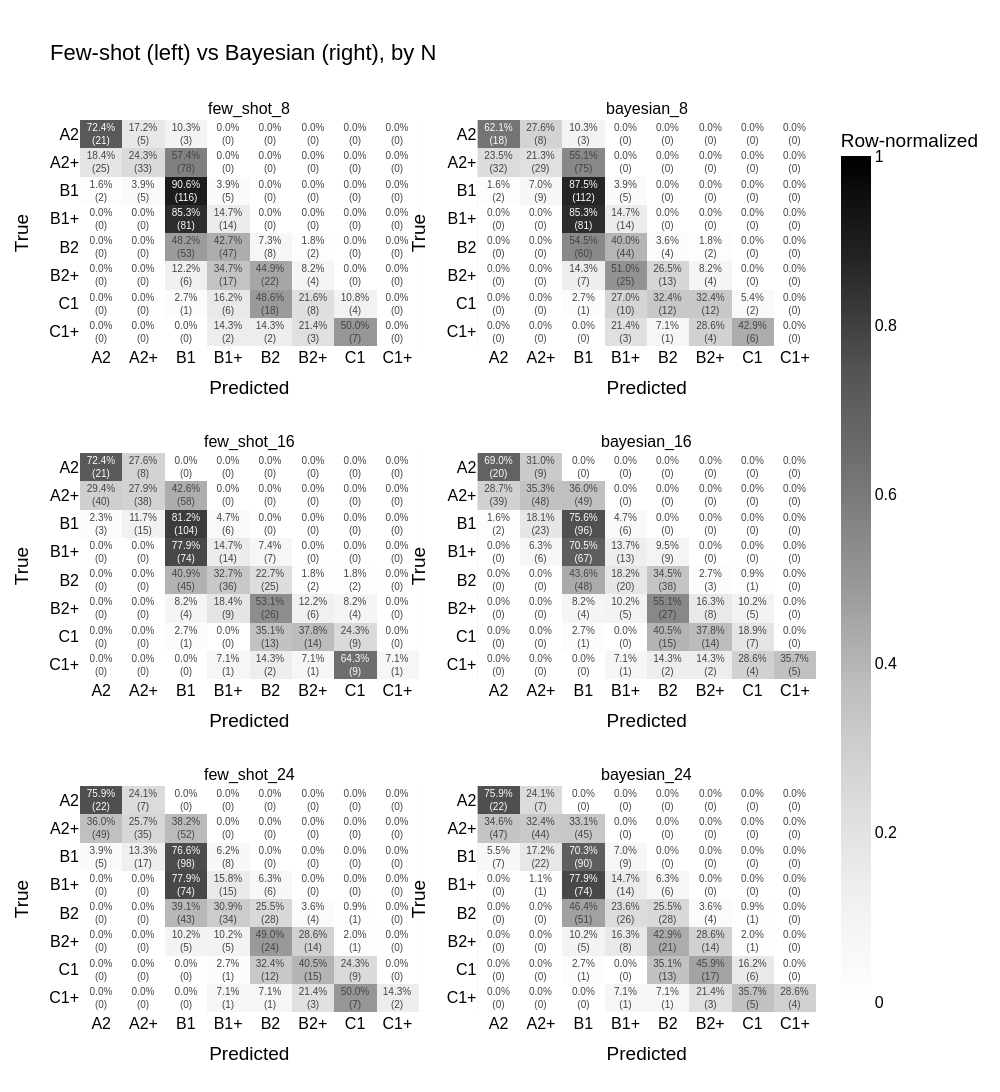

Write notebook code for a chart like this one.
### Markdown cell above
# Few-shot and Bayesian

### Code cell
fig = plot_confusion_grid(
    ["few_shot_8",  "bayesian_8",
     "few_shot_16", "bayesian_16",
     "few_shot_24", "bayesian_24"],
    n_rows=3, n_cols=2,
    title="Few-shot (left) vs Bayesian (right), by N",
)
fig.show()

### Figure 1 — Plotly figure (JSON) as saved in the notebook; plotly's stock layout.template omitted (floating-point values rounded to 4 significant figures)
{"data": [{"coloraxis": "coloraxis", "hoverongaps": false, "text": [["72.4%<br>(21)", "17.2%<br>(5)", "10.3%<br>(3)", "0.0%<br>(0)", "0.0%<br>(0)", "0.0%<br>(0)", "0.0%<br>(0)", "0.0%<br>(0)"], ["18.4%<br>(25)", "24.3%<br>(33)", "57.4%<br>(78)", "0.0%<br>(0)", "0.0%<br>(0)", "0.0%<br>(0)", "0.0%<br>(0)", "0.0%<br>(0)"], ["1.6%<br>(2)", "3.9%<br>(5)", "90.6%<br>(116)", "3.9%<br>(5)", "0.0%<br>(0)", "0.0%<br>(0)", "0.0%<br>(0)", "0.0%<br>(0)"], ["0.0%<br>(0)", "0.0%<br>(0)", "85.3%<br>(81)", "14.7%<br>(14)", "0.0%<br>(0)", "0.0%<br>(0)", "0.0%<br>(0)", "0.0%<br>(0)"], ["0.0%<br>(0)", "0.0%<br>(0)", "48.2%<br>(53)", "42.7%<br>(47)", "7.3%<br>(8)", "1.8%<br>(2)", "0.0%<br>(0)", "0.0%<br>(0)"], ["0.0%<br>(0)", "0.0%<br>(0)", "12.2%<br>(6)", "34.7%<br>(17)", "44.9%<br>(22)", "8.2%<br>(4)", "0.0%<br>(0)", "0.0%<br>(0)"], ["0.0%<br>(0)", "0.0%<br>(0)", "2.7%<br>(1)", "16.2%<br>(6)", "48.6%<br>(18)", "21.6%<br>(8)", "10.8%<br>(4)", "0.0%<br>(0)"], ["0.0%<br>(0)", "0.0%<br>(0)", "0.0%<br>(0)", "14.3%<br>(2)", "14.3%<br>(2)", "21.4%<br>(3)", "50.0%<br>(7)", "0.0%<br>(0)"]], "texttemplate": "%{text}", "type": "heatmap", "x": ["A2", "A2+", "B1", "B1+", "B2", "B2+", "C1", "C1+"], "xaxis": "x", "y": ["A2", "A2+", "B1", "B1+", "B2", "B2+", "C1", "C1+"], "yaxis": "y", "z": [[0.7241, 0.1724, 0.1034, 0.0, 0.0, 0.0, 0.0, 0.0], [0.1838, 0.2426, 0.5735, 0.0, 0.0, 0.0, 0.0, 0.0], [0.01562, 0.03906, 0.9062, 0.03906, 0.0, 0.0, 0.0, 0.0], [0.0, 0.0, 0.8526, 0.1474, 0.0, 0.0, 0.0, 0.0], [0.0, 0.0, 0.4818, 0.4273, 0.07273, 0.01818, 0.0, 0.0], [0.0, 0.0, 0.1224, 0.3469, 0.449, 0.08163, 0.0, 0.0], [0.0, 0.0, 0.02703, 0.1622, 0.4865, 0.2162, 0.1081, 0.0], [0.0, 0.0, 0.0, 0.1429, 0.1429, 0.2143, 0.5, 0.0]]}, {"coloraxis": "coloraxis", "hoverongaps": false, "text": [["62.1%<br>(18)", "27.6%<br>(8)", "10.3%<br>(3)", "0.0%<br>(0)", "0.0%<br>(0)", "0.0%<br>(0)", "0.0%<br>(0)", "0.0%<br>(0)"], ["23.5%<br>(32)", "21.3%<br>(29)", "55.1%<br>(75)", "0.0%<br>(0)", "0.0%<br>(0)", "0.0%<br>(0)", "0.0%<br>(0)", "0.0%<br>(0)"], ["1.6%<br>(2)", "7.0%<br>(9)", "87.5%<br>(112)", "3.9%<br>(5)", "0.0%<br>(0)", "0.0%<br>(0)", "0.0%<br>(0)", "0.0%<br>(0)"], ["0.0%<br>(0)", "0.0%<br>(0)", "85.3%<br>(81)", "14.7%<br>(14)", "0.0%<br>(0)", "0.0%<br>(0)", "0.0%<br>(0)", "0.0%<br>(0)"], ["0.0%<br>(0)", "0.0%<br>(0)", "54.5%<br>(60)", "40.0%<br>(44)", "3.6%<br>(4)", "1.8%<br>(2)", "0.0%<br>(0)", "0.0%<br>(0)"], ["0.0%<br>(0)", "0.0%<br>(0)", "14.3%<br>(7)", "51.0%<br>(25)", "26.5%<br>(13)", "8.2%<br>(4)", "0.0%<br>(0)", "0.0%<br>(0)"], ["0.0%<br>(0)", "0.0%<br>(0)", "2.7%<br>(1)", "27.0%<br>(10)", "32.4%<br>(12)", "32.4%<br>(12)", "5.4%<br>(2)", "0.0%<br>(0)"], ["0.0%<br>(0)", "0.0%<br>(0)", "0.0%<br>(0)", "21.4%<br>(3)", "7.1%<br>(1)", "28.6%<br>(4)", "42.9%<br>(6)", "0.0%<br>(0)"]], "texttemplate": "%{text}", "type": "heatmap", "x": ["A2", "A2+", "B1", "B1+", "B2", "B2+", "C1", "C1+"], "xaxis": "x2", "y": ["A2", "A2+", "B1", "B1+", "B2", "B2+", "C1", "C1+"], "yaxis": "y2", "z": [[0.6207, 0.2759, 0.1034, 0.0, 0.0, 0.0, 0.0, 0.0], [0.2353, 0.2132, 0.5515, 0.0, 0.0, 0.0, 0.0, 0.0], [0.01562, 0.07031, 0.875, 0.03906, 0.0, 0.0, 0.0, 0.0], [0.0, 0.0, 0.8526, 0.1474, 0.0, 0.0, 0.0, 0.0], [0.0, 0.0, 0.5455, 0.4, 0.03636, 0.01818, 0.0, 0.0], [0.0, 0.0, 0.1429, 0.5102, 0.2653, 0.08163, 0.0, 0.0], [0.0, 0.0, 0.02703, 0.2703, 0.3243, 0.3243, 0.05405, 0.0], [0.0, 0.0, 0.0, 0.2143, 0.07143, 0.2857, 0.4286, 0.0]]}, {"coloraxis": "coloraxis", "hoverongaps": false, "text": [["72.4%<br>(21)", "27.6%<br>(8)", "0.0%<br>(0)", "0.0%<br>(0)", "0.0%<br>(0)", "0.0%<br>(0)", "0.0%<br>(0)", "0.0%<br>(0)"], ["29.4%<br>(40)", "27.9%<br>(38)", "42.6%<br>(58)", "0.0%<br>(0)", "0.0%<br>(0)", "0.0%<br>(0)", "0.0%<br>(0)", "0.0%<br>(0)"], ["2.3%<br>(3)", "11.7%<br>(15)", "81.2%<br>(104)", "4.7%<br>(6)", "0.0%<br>(0)", "0.0%<br>(0)", "0.0%<br>(0)", "0.0%<br>(0)"], ["0.0%<br>(0)", "0.0%<br>(0)", "77.9%<br>(74)", "14.7%<br>(14)", "7.4%<br>(7)", "0.0%<br>(0)", "0.0%<br>(0)", "0.0%<br>(0)"], ["0.0%<br>(0)", "0.0%<br>(0)", "40.9%<br>(45)", "32.7%<br>(36)", "22.7%<br>(25)", "1.8%<br>(2)", "1.8%<br>(2)", "0.0%<br>(0)"], ["0.0%<br>(0)", "0.0%<br>(0)", "8.2%<br>(4)", "18.4%<br>(9)", "53.1%<br>(26)", "12.2%<br>(6)", "8.2%<br>(4)", "0.0%<br>(0)"], ["0.0%<br>(0)", "0.0%<br>(0)", "2.7%<br>(1)", "0.0%<br>(0)", "35.1%<br>(13)", "37.8%<br>(14)", "24.3%<br>(9)", "0.0%<br>(0)"], ["0.0%<br>(0)", "0.0%<br>(0)", "0.0%<br>(0)", "7.1%<br>(1)", "14.3%<br>(2)", "7.1%<br>(1)", "64.3%<br>(9)", "7.1%<br>(1)"]], "texttemplate": "%{text}", "type": "heatmap", "x": ["A2", "A2+", "B1", "B1+", "B2", "B2+", "C1", "C1+"], "xaxis": "x3", "y": ["A2", "A2+", "B1", "B1+", "B2", "B2+", "C1", "C1+"], "yaxis": "y3", "z": [[0.7241, 0.2759, 0.0, 0.0, 0.0, 0.0, 0.0, 0.0], [0.2941, 0.2794, 0.4265, 0.0, 0.0, 0.0, 0.0, 0.0], [0.02344, 0.1172, 0.8125, 0.04688, 0.0, 0.0, 0.0, 0.0], [0.0, 0.0, 0.7789, 0.1474, 0.07368, 0.0, 0.0, 0.0], [0.0, 0.0, 0.4091, 0.3273, 0.2273, 0.01818, 0.01818, 0.0], [0.0, 0.0, 0.08163, 0.1837, 0.5306, 0.1224, 0.08163, 0.0], [0.0, 0.0, 0.02703, 0.0, 0.3514, 0.3784, 0.2432, 0.0], [0.0, 0.0, 0.0, 0.07143, 0.1429, 0.07143, 0.6429, 0.07143]]}, {"coloraxis": "coloraxis", "hoverongaps": false, "text": [["69.0%<br>(20)", "31.0%<br>(9)", "0.0%<br>(0)", "0.0%<br>(0)", "0.0%<br>(0)", "0.0%<br>(0)", "0.0%<br>(0)", "0.0%<br>(0)"], ["28.7%<br>(39)", "35.3%<br>(48)", "36.0%<br>(49)", "0.0%<br>(0)", "0.0%<br>(0)", "0.0%<br>(0)", "0.0%<br>(0)", "0.0%<br>(0)"], ["1.6%<br>(2)", "18.1%<br>(23)", "75.6%<br>(96)", "4.7%<br>(6)", "0.0%<br>(0)", "0.0%<br>(0)", "0.0%<br>(0)", "0.0%<br>(0)"], ["0.0%<br>(0)", "6.3%<br>(6)", "70.5%<br>(67)", "13.7%<br>(13)", "9.5%<br>(9)", "0.0%<br>(0)", "0.0%<br>(0)", "0.0%<br>(0)"], ["0.0%<br>(0)", "0.0%<br>(0)", "43.6%<br>(48)", "18.2%<br>(20)", "34.5%<br>(38)", "2.7%<br>(3)", "0.9%<br>(1)", "0.0%<br>(0)"], ["0.0%<br>(0)", "0.0%<br>(0)", "8.2%<br>(4)", "10.2%<br>(5)", "55.1%<br>(27)", "16.3%<br>(8)", "10.2%<br>(5)", "0.0%<br>(0)"], ["0.0%<br>(0)", "0.0%<br>(0)", "2.7%<br>(1)", "0.0%<br>(0)", "40.5%<br>(15)", "37.8%<br>(14)", "18.9%<br>(7)", "0.0%<br>(0)"], ["0.0%<br>(0)", "0.0%<br>(0)", "0.0%<br>(0)", "7.1%<br>(1)", "14.3%<br>(2)", "14.3%<br>(2)", "28.6%<br>(4)", "35.7%<br>(5)"]], "texttemplate": "%{text}", "type": "heatmap", "x": ["A2", "A2+", "B1", "B1+", "B2", "B2+", "C1", "C1+"], "xaxis": "x4", "y": ["A2", "A2+", "B1", "B1+", "B2", "B2+", "C1", "C1+"], "yaxis": "y4", "z": [[0.6897, 0.3103, 0.0, 0.0, 0.0, 0.0, 0.0, 0.0], [0.2868, 0.3529, 0.3603, 0.0, 0.0, 0.0, 0.0, 0.0], [0.01575, 0.1811, 0.7559, 0.04724, 0.0, 0.0, 0.0, 0.0], [0.0, 0.06316, 0.7053, 0.1368, 0.09474, 0.0, 0.0, 0.0], [0.0, 0.0, 0.4364, 0.1818, 0.3455, 0.02727, 0.009091, 0.0], [0.0, 0.0, 0.08163, 0.102, 0.551, 0.1633, 0.102, 0.0], [0.0, 0.0, 0.02703, 0.0, 0.4054, 0.3784, 0.1892, 0.0], [0.0, 0.0, 0.0, 0.07143, 0.1429, 0.1429, 0.2857, 0.3571]]}, {"coloraxis": "coloraxis", "hoverongaps": false, "text": [["75.9%<br>(22)", "24.1%<br>(7)", "0.0%<br>(0)", "0.0%<br>(0)", "0.0%<br>(0)", "0.0%<br>(0)", "0.0%<br>(0)", "0.0%<br>(0)"], ["36.0%<br>(49)", "25.7%<br>(35)", "38.2%<br>(52)", "0.0%<br>(0)", "0.0%<br>(0)", "0.0%<br>(0)", "0.0%<br>(0)", "0.0%<br>(0)"], ["3.9%<br>(5)", "13.3%<br>(17)", "76.6%<br>(98)", "6.2%<br>(8)", "0.0%<br>(0)", "0.0%<br>(0)", "0.0%<br>(0)", "0.0%<br>(0)"], ["0.0%<br>(0)", "0.0%<br>(0)", "77.9%<br>(74)", "15.8%<br>(15)", "6.3%<br>(6)", "0.0%<br>(0)", "0.0%<br>(0)", "0.0%<br>(0)"], ["0.0%<br>(0)", "0.0%<br>(0)", "39.1%<br>(43)", "30.9%<br>(34)", "25.5%<br>(28)", "3.6%<br>(4)", "0.9%<br>(1)", "0.0%<br>(0)"], ["0.0%<br>(0)", "0.0%<br>(0)", "10.2%<br>(5)", "10.2%<br>(5)", "49.0%<br>(24)", "28.6%<br>(14)", "2.0%<br>(1)", "0.0%<br>(0)"], ["0.0%<br>(0)", "0.0%<br>(0)", "0.0%<br>(0)", "2.7%<br>(1)", "32.4%<br>(12)", "40.5%<br>(15)", "24.3%<br>(9)", "0.0%<br>(0)"], ["0.0%<br>(0)", "0.0%<br>(0)", "0.0%<br>(0)", "7.1%<br>(1)", "7.1%<br>(1)", "21.4%<br>(3)", "50.0%<br>(7)", "14.3%<br>(2)"]], "texttemplate": "%{text}", "type": "heatmap", "x": ["A2", "A2+", "B1", "B1+", "B2", "B2+", "C1", "C1+"], "xaxis": "x5", "y": ["A2", "A2+", "B1", "B1+", "B2", "B2+", "C1", "C1+"], "yaxis": "y5", "z": [[0.7586, 0.2414, 0.0, 0.0, 0.0, 0.0, 0.0, 0.0], [0.3603, 0.2574, 0.3824, 0.0, 0.0, 0.0, 0.0, 0.0], [0.03906, 0.1328, 0.7656, 0.0625, 0.0, 0.0, 0.0, 0.0], [0.0, 0.0, 0.7789, 0.1579, 0.06316, 0.0, 0.0, 0.0], [0.0, 0.0, 0.3909, 0.3091, 0.2545, 0.03636, 0.009091, 0.0], [0.0, 0.0, 0.102, 0.102, 0.4898, 0.2857, 0.02041, 0.0], [0.0, 0.0, 0.0, 0.02703, 0.3243, 0.4054, 0.2432, 0.0], [0.0, 0.0, 0.0, 0.07143, 0.07143, 0.2143, 0.5, 0.1429]]}, {"coloraxis": "coloraxis", "hoverongaps": false, "text": [["75.9%<br>(22)", "24.1%<br>(7)", "0.0%<br>(0)", "0.0%<br>(0)", "0.0%<br>(0)", "0.0%<br>(0)", "0.0%<br>(0)", "0.0%<br>(0)"], ["34.6%<br>(47)", "32.4%<br>(44)", "33.1%<br>(45)", "0.0%<br>(0)", "0.0%<br>(0)", "0.0%<br>(0)", "0.0%<br>(0)", "0.0%<br>(0)"], ["5.5%<br>(7)", "17.2%<br>(22)", "70.3%<br>(90)", "7.0%<br>(9)", "0.0%<br>(0)", "0.0%<br>(0)", "0.0%<br>(0)", "0.0%<br>(0)"], ["0.0%<br>(0)", "1.1%<br>(1)", "77.9%<br>(74)", "14.7%<br>(14)", "6.3%<br>(6)", "0.0%<br>(0)", "0.0%<br>(0)", "0.0%<br>(0)"], ["0.0%<br>(0)", "0.0%<br>(0)", "46.4%<br>(51)", "23.6%<br>(26)", "25.5%<br>(28)", "3.6%<br>(4)", "0.9%<br>(1)", "0.0%<br>(0)"], ["0.0%<br>(0)", "0.0%<br>(0)", "10.2%<br>(5)", "16.3%<br>(8)", "42.9%<br>(21)", "28.6%<br>(14)", "2.0%<br>(1)", "0.0%<br>(0)"], ["0.0%<br>(0)", "0.0%<br>(0)", "2.7%<br>(1)", "0.0%<br>(0)", "35.1%<br>(13)", "45.9%<br>(17)", "16.2%<br>(6)", "0.0%<br>(0)"], ["0.0%<br>(0)", "0.0%<br>(0)", "0.0%<br>(0)", "7.1%<br>(1)", "7.1%<br>(1)", "21.4%<br>(3)", "35.7%<br>(5)", "28.6%<br>(4)"]], "texttemplate": "%{text}", "type": "heatmap", "x": ["A2", "A2+", "B1", "B1+", "B2", "B2+", "C1", "C1+"], "xaxis": "x6", "y": ["A2", "A2+", "B1", "B1+", "B2", "B2+", "C1", "C1+"], "yaxis": "y6", "z": [[0.7586, 0.2414, 0.0, 0.0, 0.0, 0.0, 0.0, 0.0], [0.3456, 0.3235, 0.3309, 0.0, 0.0, 0.0, 0.0, 0.0], [0.05469, 0.1719, 0.7031, 0.07031, 0.0, 0.0, 0.0, 0.0], [0.0, 0.01053, 0.7789, 0.1474, 0.06316, 0.0, 0.0, 0.0], [0.0, 0.0, 0.4636, 0.2364, 0.2545, 0.03636, 0.009091, 0.0], [0.0, 0.0, 0.102, 0.1633, 0.4286, 0.2857, 0.02041, 0.0], [0.0, 0.0, 0.02703, 0.0, 0.3514, 0.4595, 0.1622, 0.0], [0.0, 0.0, 0.0, 0.07143, 0.07143, 0.2143, 0.3571, 0.2857]]}], "layout": {"annotations": [{"font": {"size": 16}, "showarrow": false, "text": "few_shot_8", "x": 0.23, "xanchor": "center", "xref": "paper", "y": 1, "yanchor": "bottom", "yref": "paper"}, {"font": {"size": 16}, "showarrow": false, "text": "bayesian_8", "x": 0.77, "xanchor": "center", "xref": "paper", "y": 1, "yanchor": "bottom", "yref": "paper"}, {"font": {"size": 16}, "showarrow": false, "text": "few_shot_16", "x": 0.23, "xanchor": "center", "xref": "paper", "y": 0.6267, "yanchor": "bottom", "yref": "paper"}, {"font": {"size": 16}, "showarrow": false, "text": "bayesian_16", "x": 0.77, "xanchor": "center", "xref": "paper", "y": 0.6267, "yanchor": "bottom", "yref": "paper"}, {"font": {"size": 16}, "showarrow": false, "text": "few_shot_24", "x": 0.23, "xanchor": "center", "xref": "paper", "y": 0.2533, "yanchor": "bottom", "yref": "paper"}, {"font": {"size": 16}, "showarrow": false, "text": "bayesian_24", "x": 0.77, "xanchor": "center", "xref": "paper", "y": 0.2533, "yanchor": "bottom", "yref": "paper"}], "coloraxis": {"cmax": 1, "cmin": 0, "colorbar": {"title": {"text": "Row-normalized"}}, "colorscale": [[0, "rgb(255,255,255)"], [0.125, "rgb(240,240,240)"], [0.25, "rgb(217,217,217)"], [0.375, "rgb(189,189,189)"], [0.5, "rgb(150,150,150)"], [0.625, "rgb(115,115,115)"], [0.75, "rgb(82,82,82)"], [0.875, "rgb(37,37,37)"], [1, "rgb(0,0,0)"]]}, "font": {"color": "black", "family": "Arial", "size": 16}, "height": 1440, "margin": {"b": 80, "l": 80, "r": 100, "t": 120}, "title": {"text": "Few-shot (left) vs Bayesian (right), by N"}, "width": 1000, "xaxis": {"anchor": "y", "domain": [0, 0.46], "title": {"text": "Predicted"}}, "xaxis2": {"anchor": "y2", "domain": [0.54, 1], "title": {"text": "Predicted"}}, "xaxis3": {"anchor": "y3", "domain": [0, 0.46], "title": {"text": "Predicted"}}, "xaxis4": {"anchor": "y4", "domain": [0.54, 1], "title": {"text": "Predicted"}}, "xaxis5": {"anchor": "y5", "domain": [0, 0.46], "title": {"text": "Predicted"}}, "xaxis6": {"anchor": "y6", "domain": [0.54, 1], "title": {"text": "Predicted"}}, "yaxis": {"anchor": "x", "autorange": "reversed", "domain": [0.7467, 1], "title": {"text": "True"}}, "yaxis2": {"anchor": "x2", "autorange": "reversed", "domain": [0.7467, 1], "title": {"text": "True"}}, "yaxis3": {"anchor": "x3", "autorange": "reversed", "domain": [0.3733, 0.6267], "title": {"text": "True"}}, "yaxis4": {"anchor": "x4", "autorange": "reversed", "domain": [0.3733, 0.6267], "title": {"text": "True"}}, "yaxis5": {"anchor": "x5", "autorange": "reversed", "domain": [0, 0.2533], "title": {"text": "True"}}, "yaxis6": {"anchor": "x6", "autorange": "reversed", "domain": [0, 0.2533], "title": {"text": "True"}}}}
